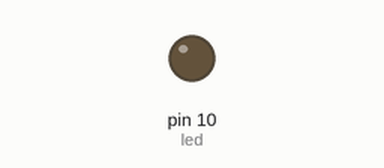
This sketch was run on a simulated Arduino Uno, built with avr-gcc and run on an emulated ATmega328P. Shown: output pins drawn as LEDs (lit = HIGH).

Above: at 1.5 s.
At 4.2 s:
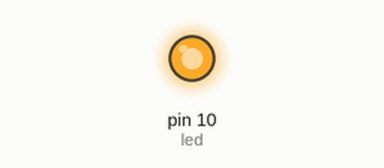
Timing chart, 0 to 10.6 s (numbered marks = the images above):
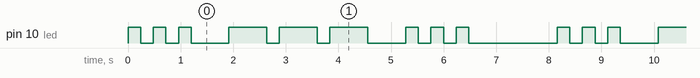

Measured:
- by itself, pin 10 (led): repeats every 8.2 s: 2 × (LOW 0.24 s, HIGH 0.24 s), LOW 0.72 s, 2 × (HIGH 0.72 s, LOW 0.24 s), HIGH 0.72 s, LOW 0.72 s, 2 × (HIGH 0.24 s, LOW 0.24 s), HIGH 0.24 s, LOW 1.7 s, HIGH 0.24 s
- by itself, everything shown: repeats every 8.2 s, in 18 steps

The sketch:

CS207Lab2.ino
```cpp
/*
  Morse Code

  Turns an LED on and off in various patterns to create the Morse Code "SOS"

  On the Arduino Uno, a jumper wire is connected from pin 10 to the breadboard
  One LED is added to the breadboard in circuit with that cable
  A 560ohm resistor is added to the circuit
  A jumper cable connects the resistor to ground on the breadboard
  A jumper cable connects ground on the breadboard to ground on the arduino

  September 27, 2017

  Modified from "Blink" source code
  by Brett Wyatt

  http://www.arduino.cc/en/Tutorial/Blink
*/

int led = 10;    // LED runs though pin 10
int uTime = 240; //240 milliseconds  = one unit of time

// the setup function runs once when you press reset or power the board
void setup() {
  // initialize digital pin LED_BUILTIN as an output.
  pinMode(led, OUTPUT);
}

// the loop function runs over and over again forever
void loop() {

  // First letter S = three dots (or dits)
  digitalWrite(led, HIGH); //LED turns on HIGH
  delay (uTime);           //LED is bright for 240 milliseconds (one dot)
  digitalWrite(led, LOW);  //LED turns off
  delay (uTime);           //LED is off for 240 milliseconds
  digitalWrite(led, HIGH);
  delay (uTime);
  digitalWrite(led, LOW);
  delay (uTime);
  digitalWrite (led, HIGH);
  delay (uTime);
  digitalWrite(led, LOW);
  delay(uTime*3);          //three units of time = break between letters

  // Second letter O = three dashes (or dahs)
  digitalWrite(led, HIGH);
  delay (uTime*3);         //LED is bright for 3*240 milliseconds (one dash)
  digitalWrite(led, LOW);
  delay (uTime);
  digitalWrite(led, HIGH);
  delay (uTime*3);
  digitalWrite(led, LOW);
  delay (uTime);
  digitalWrite (led, HIGH);
  delay (uTime*3);
  digitalWrite(led, LOW);
  delay(uTime*3);

  //Third letter S = three dots (or dits)
  digitalWrite(led, HIGH);
  delay (uTime);
  digitalWrite(led, LOW);
  delay (uTime);
  digitalWrite(led, HIGH);
  delay (uTime);
  digitalWrite(led, LOW);
  delay (uTime);
  digitalWrite (led, HIGH);
  delay (uTime);
  digitalWrite(led, LOW);
  delay(uTime*7);          //seven units of time  = break between words

}
```
